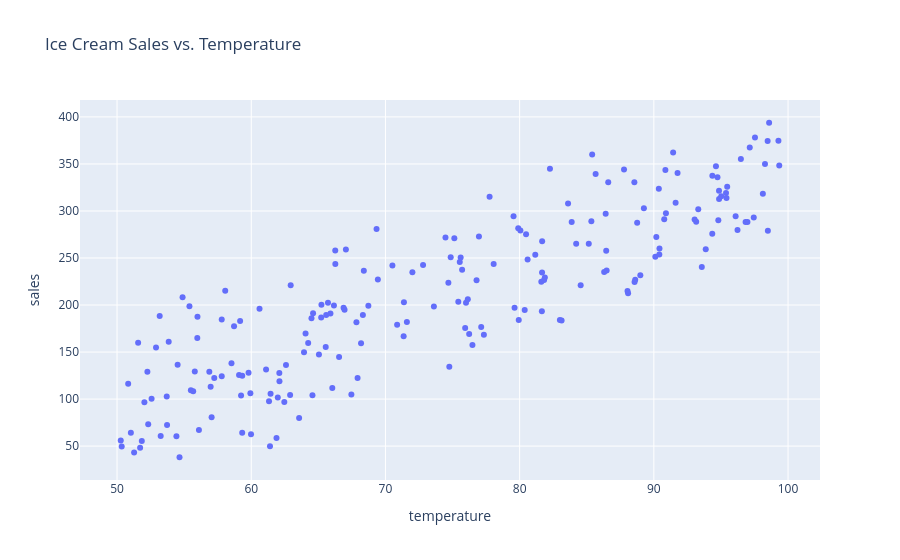
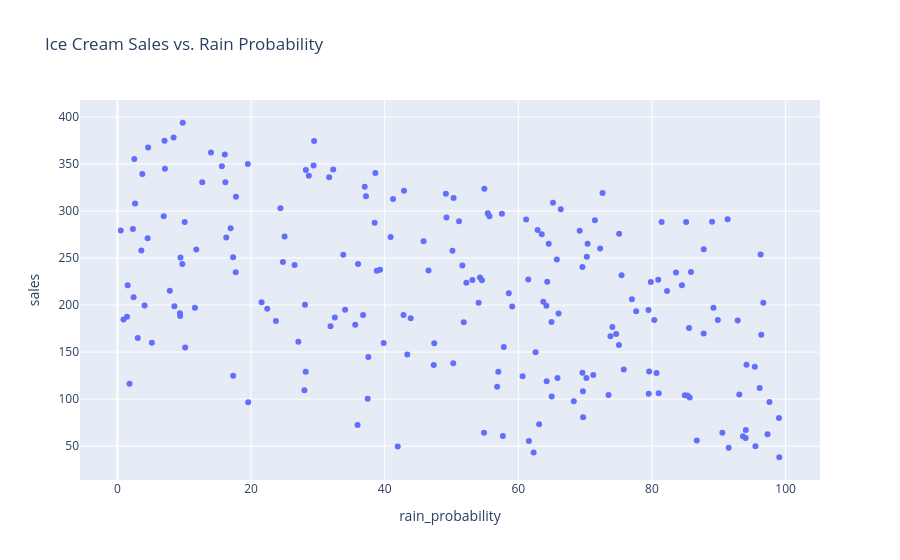

Notebook source saved alongside these figures, in order:
### Code cell
import plotly.express as px

px.scatter(
    df,
    x="temperature",
    y="sales",
    title="Ice Cream Sales vs. Temperature"
).show()

px.scatter(
    df,
    x="rain_probability",
    y="sales",
    title="Ice Cream Sales vs. Rain Probability"
).show()

### Figure 1 — Plotly figure (JSON) as saved in the notebook; plotly's stock layout.template omitted (floating-point values rounded to 4 significant figures; data arrays with more than 128 entries replaced by an {"elided": "..."} marker saying what was removed)
{"data": [{"hovertemplate": "temperature=%{x}<br>sales=%{y}<extra></extra>", "legendgroup": "", "marker": {"color": "#636efa", "symbol": "circle"}, "mode": "markers", "name": "", "orientation": "v", "showlegend": false, "type": "scatter", "x": {"elided": "200 float values"}, "xaxis": "x", "y": {"elided": "200 float values"}, "yaxis": "y"}], "layout": {"legend": {"tracegroupgap": 0}, "title": {"text": "Ice Cream Sales vs. Temperature"}, "xaxis": {"anchor": "y", "domain": [0, 1], "title": {"text": "temperature"}}, "yaxis": {"anchor": "x", "domain": [0, 1], "title": {"text": "sales"}}}}

### Figure 2 — Plotly figure (JSON) as saved in the notebook; plotly's stock layout.template omitted (floating-point values rounded to 4 significant figures; data arrays with more than 128 entries replaced by an {"elided": "..."} marker saying what was removed)
{"data": [{"hovertemplate": "rain_probability=%{x}<br>sales=%{y}<extra></extra>", "legendgroup": "", "marker": {"color": "#636efa", "symbol": "circle"}, "mode": "markers", "name": "", "orientation": "v", "showlegend": false, "type": "scatter", "x": {"elided": "200 float values"}, "xaxis": "x", "y": {"elided": "200 float values"}, "yaxis": "y"}], "layout": {"legend": {"tracegroupgap": 0}, "title": {"text": "Ice Cream Sales vs. Rain Probability"}, "xaxis": {"anchor": "y", "domain": [0, 1], "title": {"text": "rain_probability"}}, "yaxis": {"anchor": "x", "domain": [0, 1], "title": {"text": "sales"}}}}
